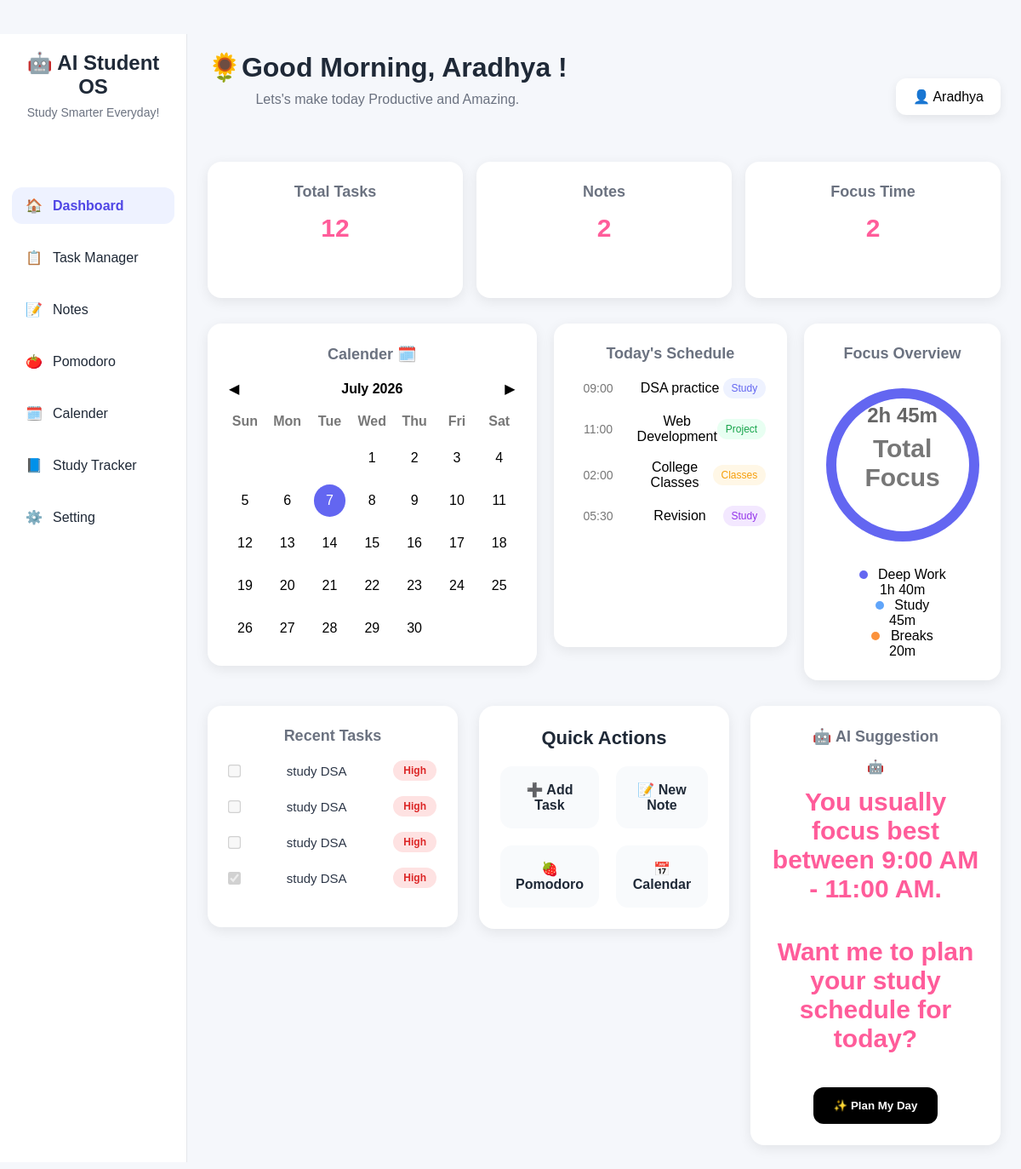
The app's page /, older data.
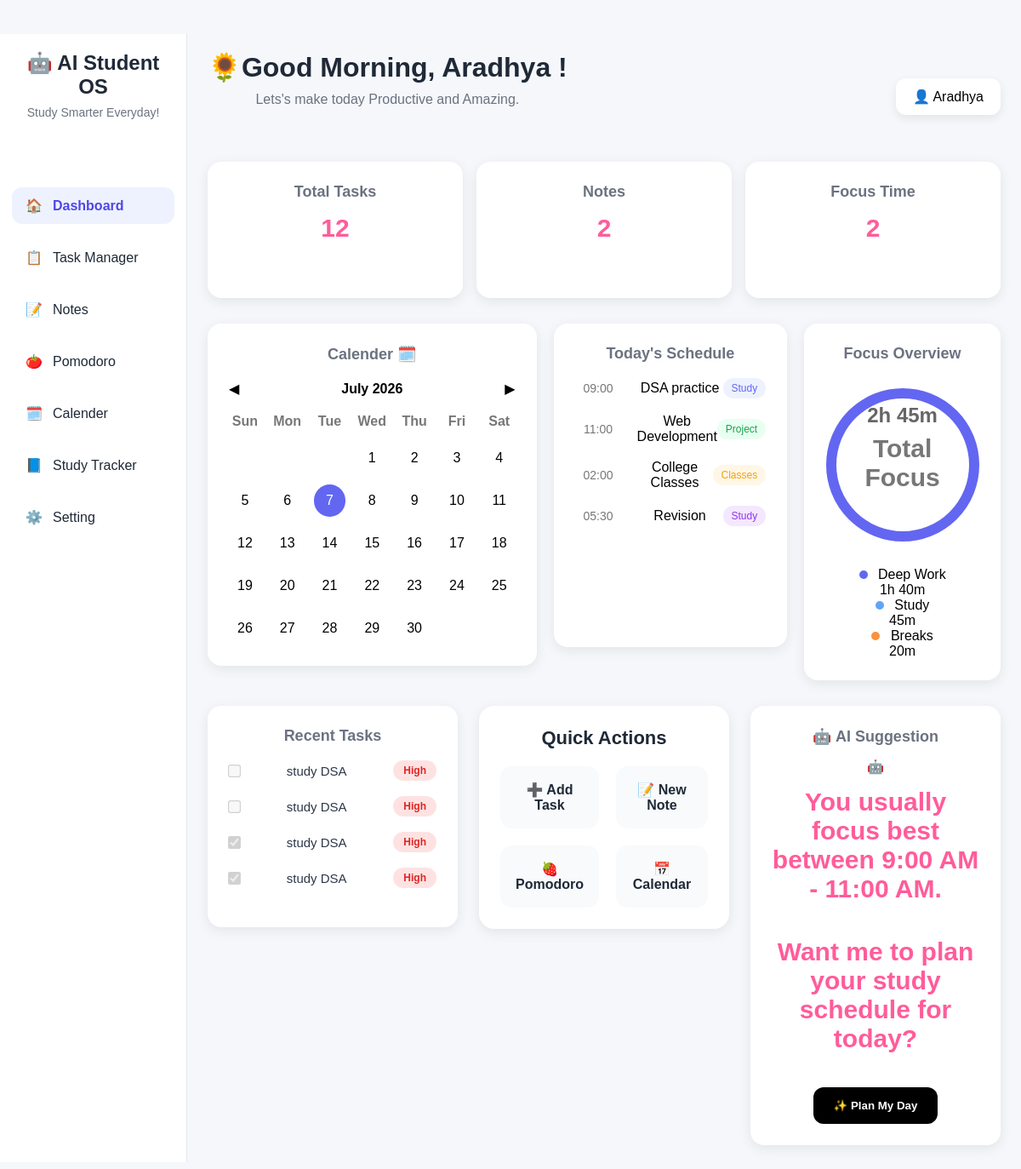
The same page, newer data.
### app.py (models this page shows)
class Task(db.Model):
    id = db.Column(db.Integer, primary_key=True)
    text = db.Column(db.String(200))
    priority = db.Column(db.String(50))
    due_date = db.Column(db.String(50))
    category = db.Column(db.String(50))
    done = db.Column(db.Boolean, default=False)

### app.py (the view)
@app.route("/")
def homepage():
    tasks = Task.query.all()
    recent_tasks = Task.query.order_by(Task.id.desc()).limit(4).all()
    dsa_count = Task.query.filter_by(category="DSA").count()
    web_count = Task.query.filter_by(category="Web Dev").count()
    college_count = Task.query.filter_by(category="College").count()
    personal_count = Task.query.filter_by(category="Personal").count()
    total_tasks = len(tasks)
    completed_tasks = 0
    for task in tasks:
        if task.done == True:
            completed_tasks += 1
    remaining_tasks = total_tasks - completed_tasks
    return render_template(
        "home.html",
        total_tasks=total_tasks,
        completed_tasks=completed_tasks,
        remaining_tasks=remaining_tasks,
        dsa_count=dsa_count,
        web_count=web_count,
        college_count=college_count,
        personal_count=personal_count,
        recent_tasks=recent_tasks
    )

### templates/home.html (shortened to what the changed rows need)
<!DOCTYPE html>
<html>
<head>
    <link rel="stylesheet"
    href="{{ url_for('static', filename='css/style.css') }}">
    <link rel="stylesheet"
    href="{{ url_for('static', filename='css/home_v2.css') }}">
</head>
<body>
    <div class="home-container">
        <aside class="side-bar">
            <div class="branding">
                <h1>🤖 AI Student OS</h1>
            </div>
        </aside>
         <main class="main-content">
            <header class="header">
                <div class="greeting">
                    <h2> 🌻Good Morning, Aradhya ! </h2>
                </div>
            </header>
            <section class="dashboard-grid">
                <div class="dashboard-card focus-card">
                    <div class="focus-circle">
                        <h2>2h 45m</h2>
                    </div>
                </div>
            </section>
            <section class="bottom-grid">
               <div class="dashboard-card recent-task-card">
                  {% for task in recent_tasks %}
                  <div class="recent-task">
                      <input
                          type="checkbox"
                          {% if task.done %}checked{% endif %}
                          disabled
                        >
                        <span>{{ task.text }}</span>
                        <span class="priority {{ task.priority|lower }}">
                          {{ task.priority }}
                        </span>
                    </div>
                    {% endfor %}
               </div>
</section>
         </main>
    </div>
</body>
</html>

Row changes from the older to the newer data that the page shows:
changed Task (number 3 of 4 on the later page): done "☐" → "☑"
